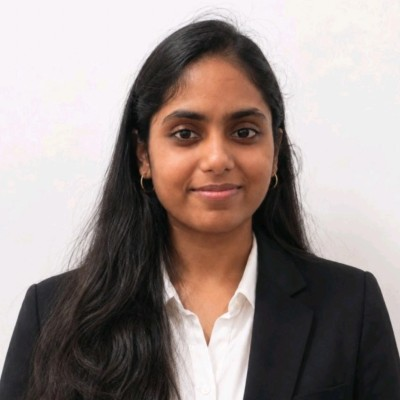
#> input picture ramitha.png, 400 x 400 px
$ jupyter execute Ex-1.ipynb
#> lines starting #> are read from the running program, lines starting #| are printed output that depends on the picture
## EXP1: IMAGE HANDLING AND PIXEL TRANSFORMATIONS USING OPENCV

## NAME: RAMITHA CHOWDARY S

## REG:212224240130

[cell 1]
import cv2
import matplotlib.pyplot as plt

[cell 2]
# Read the image using OpenCV
img = cv2.imread('ramitha.png', cv2.IMREAD_COLOR)
#> img is the input picture: shape (400, 400, 3); mean B, G, R 137.8, 141.3, 153.5

[cell 3]
# Convert BGR (OpenCV's default) to RGB (Matplotlib's expected color order)
img_rgb = cv2.cvtColor(img, cv2.COLOR_BGR2RGB)

[cell 4]
# Display the image using Matplotlib
plt.imshow(img_rgb, cmap='viridis')  # You can change 'viridis' to another cmap or use None for RGB images
plt.title("Original Image")
plt.axis('off')  # Removes axis ticks and labels
plt.show()

[cell 5]
# Load the image
image = cv2.imread('ramitha.png')

[cell 6]
# Convert BGR (OpenCV's default) to RGB (Matplotlib's expected color order)
img_rgb = cv2.cvtColor(img, cv2.COLOR_BGR2RGB)

[cell 7]
img_rgb.shape
#> Out = (400, 400, 3)

[cell 8]
# Draw a line from top-left to bottom-right
h, w = img_rgb.shape[:2]
#> h = 400; w = 400
line_img = cv2.line(img_rgb, (0, 0), (w - 1, h - 1), (255, 0, 0), 2) # cv2.line(image, start_point, end_point, color, thickness)

[cell 9]
plt.imshow(line_img, cmap='viridis')
plt.title("Image with Line")
plt.axis('off')
plt.show()

[cell 10]
# Load the image
image = cv2.imread('ramitha.png')

# Convert BGR (OpenCV's default) to RGB (Matplotlib's expected color order)
img_rgb = cv2.cvtColor(img, cv2.COLOR_BGR2RGB)

[cell 11]
img_rgb.shape
#> Out = (400, 400, 3)

[cell 12]
height, width = img_rgb.shape[:2]
#> height = 400; width = 400

center = (width // 2, height // 2)
#> center = (200, 200)

circle_img = cv2.circle(
    img_rgb.copy(),
    center,
    100,
    (255, 0, 0),
    10
)
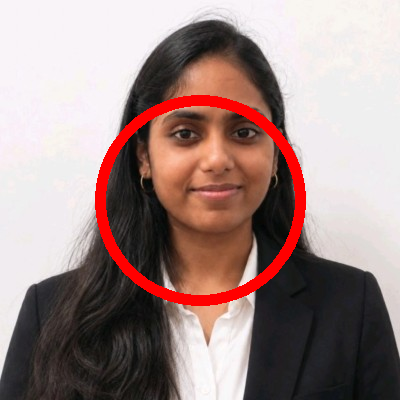
#> circle_img: shape (400, 400, 3); mean R, G, B 159.3, 136.9, 133.9

[cell 13]
plt.imshow(circle_img, cmap='viridis')
plt.title("Image with Circle")
plt.axis('off')
plt.show()

[cell 14]
# Load the image
image = cv2.imread('ramitha.png')

# Convert BGR (OpenCV's default) to RGB (Matplotlib's expected color order)
img_rgb = cv2.cvtColor(img, cv2.COLOR_BGR2RGB)

[cell 15]
img.shape
#> Out = (400, 400, 3)

[cell 16]
# Draw a rectangle around the Whole image
height, width = img_rgb.shape[:2]

# Draw a rectangle around the whole image
rectangle_img = cv2.rectangle(
    img_rgb.copy(),
    (0, 0),                 # Top-left corner
    (width - 1, height - 1), # Bottom-right corner
    (0, 0, 255),            # Blue in RGB
    5                       # Thickness
)
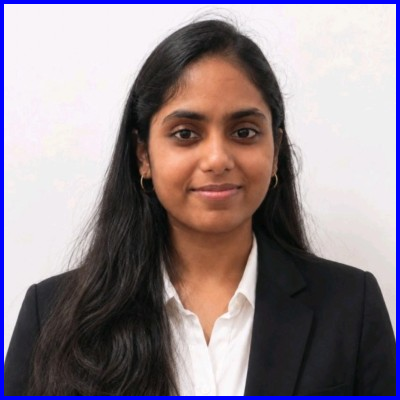
#> rectangle_img: shape (400, 400, 3); mean R, G, B 146, 133.9, 140.5

[cell 17]
plt.imshow(rectangle_img, cmap='viridis')
plt.title("Image with Rectangle")
plt.axis('off')
plt.show()

[cell 18]
# Load the original image
image = cv2.imread('ramitha.png')

# Convert BGR to RGB
img_rgb = cv2.cvtColor(image, cv2.COLOR_BGR2RGB)

# Create a fresh image for drawing
text_img = img_rgb.copy()

[cell 19]
# Add text to the image
text_img = cv2.putText(
    text_img,
    "OpenCV Drawing",
    (10, 30),
    cv2.FONT_HERSHEY_SIMPLEX,
    0.6,
    (255, 0, 0),  # Blue text in RGB
    2,
    cv2.LINE_AA
)
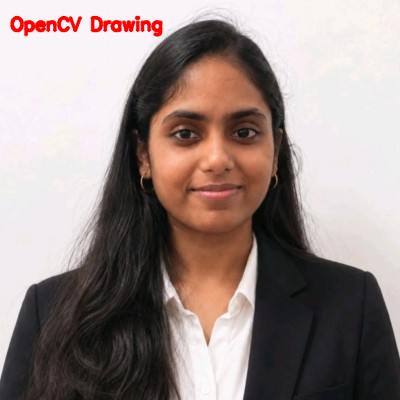
#> text_img: shape (400, 400, 3); mean R, G, B 153.6, 139.2, 135.7

[cell 20]
plt.imshow(text_img, cmap='viridis')
plt.title("Image with Text")
plt.axis('off')
plt.show()

[cell 21]
# Load the image
image = cv2.imread('ramitha.png')

[cell 22]
image_rgb = cv2.cvtColor(image, cv2.COLOR_BGR2RGB)

[cell 23]
# Original RGB Image
plt.imshow(image_rgb)
plt.title("Original RGB Image")
plt.axis("off")

[cell 24]
# Convert RGB to HSV
image_hsv = cv2.cvtColor(image_rgb, cv2.COLOR_RGB2HSV)
#> image_hsv: shape (400, 400, 3); mean H, S, V 67.9, 37.7, 154

[cell 25]
# HSV Image
plt.imshow(image_hsv)
plt.title("HSV Image")
plt.axis("off")

[cell 26]
# Convert RGB to GRAY
image_gray = cv2.cvtColor(image_rgb, cv2.COLOR_RGB2GRAY)
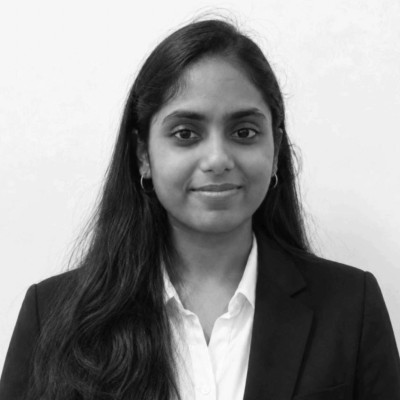
#> image_gray: shape (400, 400); min 3, max 254, mean 144.5

[cell 27]
# Grayscale Image
plt.imshow(image_gray, cmap='gray')
plt.title("Grayscale Image")
plt.axis("off")

[cell 28]
# Convert RGB to YCrCb
image_ycrcb = cv2.cvtColor(image_rgb, cv2.COLOR_RGB2YCrCb)
#> image_ycrcb: shape (400, 400, 3); mean of channels 0, 1, 2 144.5, 134.4, 124.2

[cell 29]
# YCrCb Image
plt.imshow(image_ycrcb)
plt.title("YCrCb Image")
plt.axis("off")

[cell 30]
# Convert HSV back to RGB
image_hsv_to_rgb = cv2.cvtColor(image_hsv, cv2.COLOR_HSV2RGB)

[cell 31]
plt.imshow(image_hsv_to_rgb)
plt.title("HSV to RGB Image")
plt.axis("off")

[cell 32]
# Modify a block of pixels (300x300) to white, starting from (200, 200)
h, w = image.shape[:2]
y1, x1 = min(100, h // 4), min(100, w // 4)
y2, x2 = min(h, y1 + min(200, h // 2)), min(w, x1 + min(200, w // 2))
image[y1:y2, x1:x2] = [255, 255, 255]  # white block region
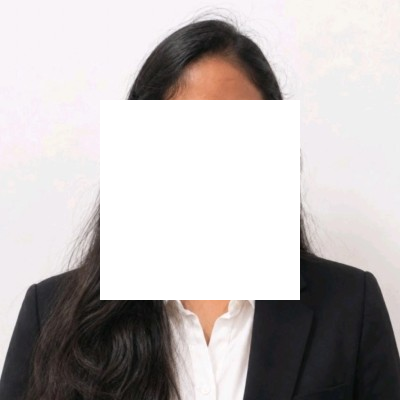
#> image: shape (400, 400, 3); mean B, G, R 184.6, 184.8, 189.5

[cell 33]
# Convert BGR to RGB for displaying with Matplotlib
image_rgb = cv2.cvtColor(image, cv2.COLOR_BGR2RGB)

[cell 34]
# Display the modified image
plt.imshow(image_rgb)
plt.title("Image with 300x300 White Block")
plt.axis("off")
plt.show()

[cell 35]
# Load the image
image = cv2.imread('ramitha.png')

[cell 36]
image.shape

[cell 37]
# Resize the image to half its size
h, w = image.shape[:2]
resized_image = cv2.resize(image, (w // 2, h // 2))  # (new_width, new_height)

[cell 38]
# Convert BGR to RGB for displaying with Matplotlib
resized_image_rgb = cv2.cvtColor(resized_image, cv2.COLOR_BGR2RGB)

[cell 39]
resized_image_rgb.shape

[cell 40]
# Display the resized image
plt.imshow(resized_image_rgb)
plt.title("Resized Image (Half Size)")
plt.axis("off")
plt.show()

[cell 41]
# Load the image
image = cv2.imread('ramitha.png')

[cell 42]
image.shape

[cell 43]
# Crop a 300x300 region starting from (50, 50)
h, w = image.shape[:2]
side = min(200, h - 50, w - 50)
roi = image[50:50 + side, 50:50 + side]  # ROI crop
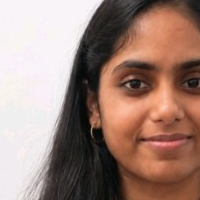
#> roi: shape (200, 200, 3); mean B, G, R 120.4, 130.8, 158.6

[cell 44]
# Convert BGR to RGB for displaying with Matplotlib
roi_rgb = cv2.cvtColor(roi, cv2.COLOR_BGR2RGB)

[cell 45]
# Display the cropped region (ROI)
plt.imshow(roi_rgb)
plt.title("Cropped Region of Interest (ROI)")
plt.axis("off")
plt.show()

[cell 46]
# Load the image
image = cv2.imread('ramitha.png')

[cell 47]
# Flip the image horizontally (left-right)
flipped_horizontally = cv2.flip(image, 1)
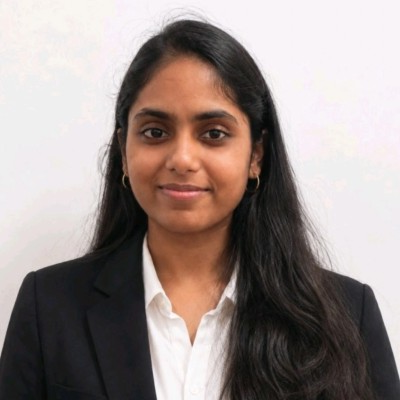
#> flipped_horizontally: shape (400, 400, 3); mean B, G, R 137.8, 141.3, 153.5

[cell 48]
# Convert BGR to RGB for displaying with Matplotlib
flipped_horizontally_rgb = cv2.cvtColor(flipped_horizontally, cv2.COLOR_BGR2RGB)

[cell 49]
# Horizontal flip
plt.imshow(flipped_horizontally_rgb)
plt.title("Flipped Horizontally")
plt.axis("off")

[cell 50]
# Flip the image vertically (up-down)
flipped_vertically = cv2.flip(image, 0)
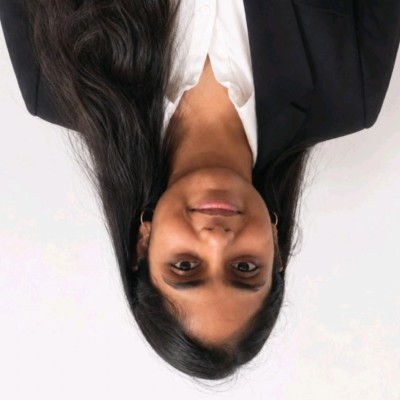
#> flipped_vertically: shape (400, 400, 3); mean B, G, R 137.8, 141.3, 153.5

[cell 51]
# Convert BGR to RGB for displaying with Matplotlib
flipped_vertically_rgb = cv2.cvtColor(flipped_vertically, cv2.COLOR_BGR2RGB)
